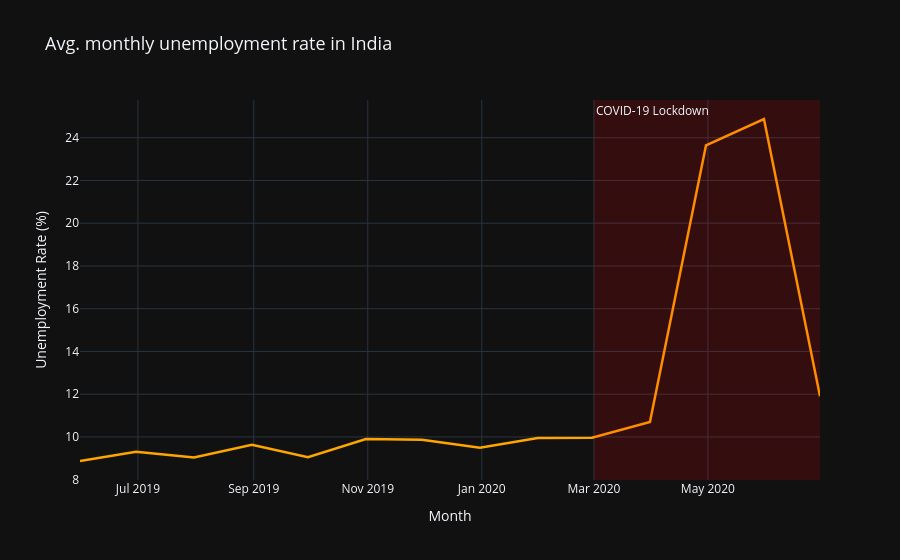

Notebook code cell kept with this figure:
### Markdown cell above
---
# Overall unemployment rate over tuime

### Code cell
monthly_avg=df1.groupby('Date')['Unemployment_Rate'].mean().reset_index()
fig=px.line(
    monthly_avg, x='Date', y='Unemployment_Rate',
    title='Avg. monthly unemployment rate in India',
    labels={'Unemployment_Rate':'Unemployment Rate (%)','Date':'Month'},
    template='plotly_dark'
)
fig.add_vrect(x0='2020-03-01', x1='2020-06-30',
              annotation_text='COVID-19 Lockdown', annotation_position='top left',
              fillcolor='red', opacity=0.15, line_width=0)
fig.update_traces(line=dict(width=2.5, color='#FFA500'))
fig.update_layout(title_font_size=18)
fig.show()

### Figure 1 — Plotly figure (JSON) as saved in the notebook; plotly's stock layout.template omitted (floating-point values rounded to 4 significant figures)
{"data": [{"hovertemplate": "Month=%{x}<br>Unemployment Rate (%)=%{y}<extra></extra>", "legendgroup": "", "line": {"color": "#FFA500", "dash": "solid", "width": 2.5}, "marker": {"symbol": "circle"}, "mode": "lines", "name": "", "orientation": "v", "showlegend": false, "type": "scatter", "x": ["2019-05-31T00:00:00.000000", "2019-06-30T00:00:00.000000", "2019-07-31T00:00:00.000000", "2019-08-31T00:00:00.000000", "2019-09-30T00:00:00.000000", "2019-10-31T00:00:00.000000", "2019-11-30T00:00:00.000000", "2019-12-31T00:00:00.000000", "2020-01-31T00:00:00.000000", "2020-02-29T00:00:00.000000", "2020-03-31T00:00:00.000000", "2020-04-30T00:00:00.000000", "2020-05-31T00:00:00.000000", "2020-06-30T00:00:00.000000"], "xaxis": "x", "y": [8.874, 9.303, 9.034, 9.638, 9.052, 9.901, 9.868, 9.497, 9.951, 9.965, 10.7, 23.64, 24.88, 11.9], "yaxis": "y"}], "layout": {"annotations": [{"showarrow": false, "text": "COVID-19 Lockdown", "x": "2020-03-01", "xanchor": "left", "xref": "x", "y": 1, "yanchor": "top", "yref": "y domain"}], "autosize": true, "legend": {"tracegroupgap": 0}, "shapes": [{"fillcolor": "red", "line": {"width": 0}, "opacity": 0.15, "type": "rect", "x0": "2020-03-01", "x1": "2020-06-30", "xref": "x", "y0": 0, "y1": 1, "yref": "y domain"}], "title": {"font": {"size": 18}, "text": "Avg. monthly unemployment rate in India"}, "xaxis": {"anchor": "y", "autorange": true, "domain": [0, 1], "range": ["2019-05-31", "2020-06-30"], "title": {"text": "Month"}, "type": "date"}, "yaxis": {"anchor": "x", "autorange": true, "domain": [0, 1], "range": [7.985, 25.76], "title": {"text": "Unemployment Rate (%)"}, "type": "linear"}}}
